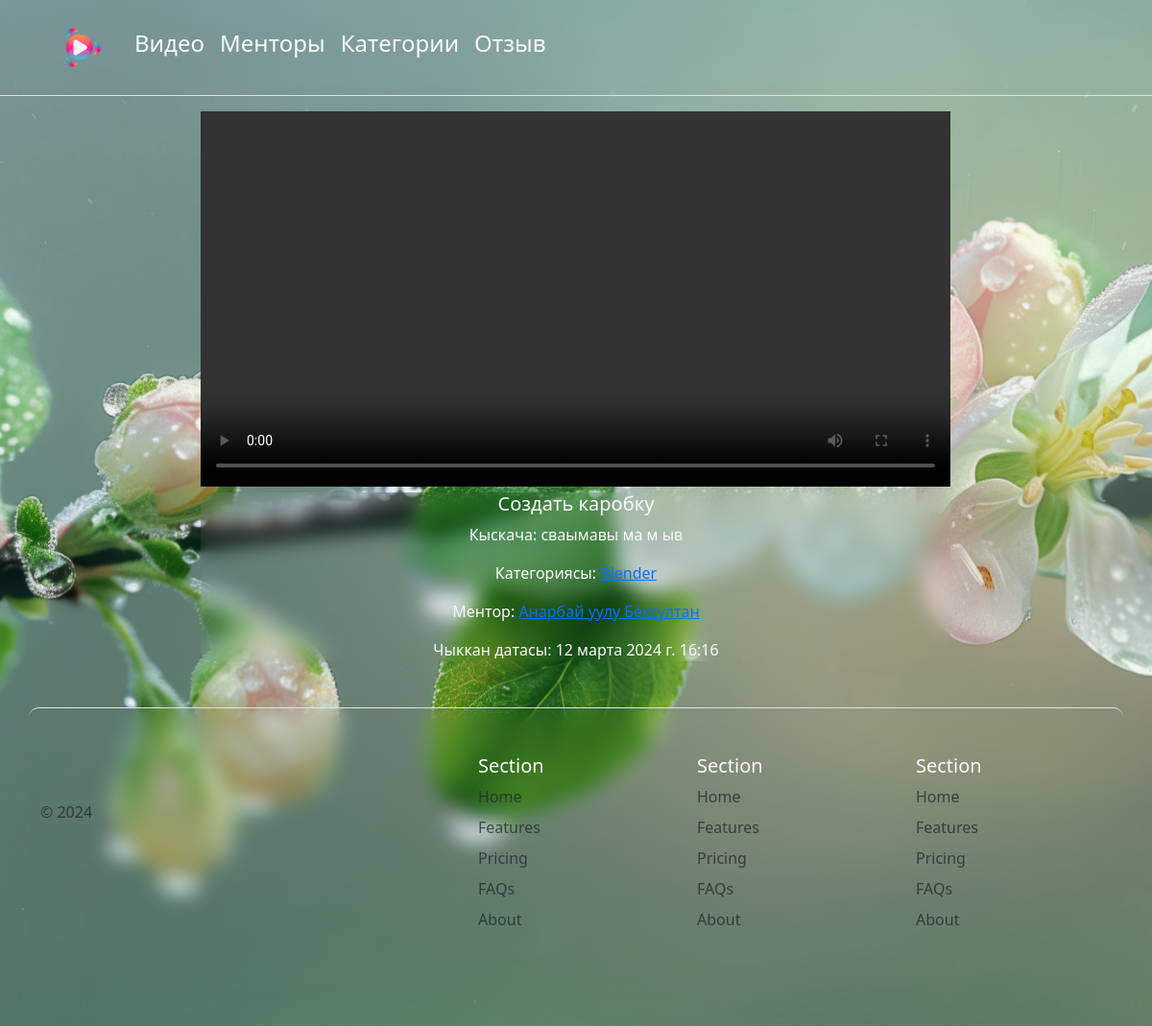
Before: /old/videos/3 with the older database file.
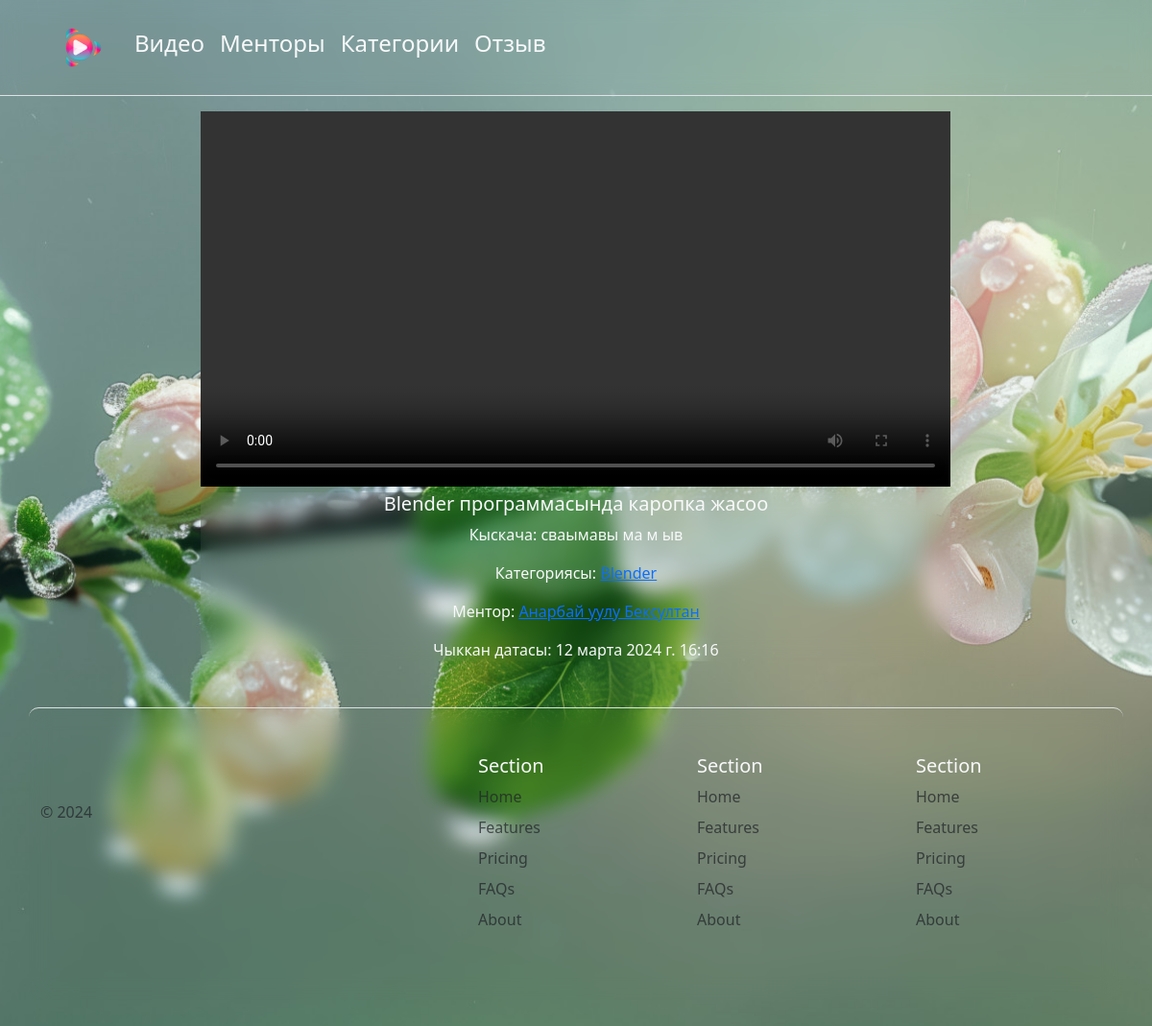
After: the same page with the newer database file.
### app/models.py (models this page shows, shortened)
class Video(models.Model):
    type = models.ForeignKey("Type", on_delete=models.CASCADE)
    title = models.CharField(max_length=255)
    description = models.TextField()
    file = models.FileField(upload_to='./video/')
    user = models.ForeignKey('User', on_delete=models.CASCADE)
    img = models.ImageField(default=1)
    date = models.DateTimeField(auto_now_add=True)

class Type(models.Model):
    img = models.ImageField(default=1)
    name = models.CharField(max_length=255)
    def __str__(self):
        return str(self.name)

class User(models.Model):
    img = models.ImageField(default=1)
    username = models.CharField(max_length=255)
    role = models.CharField(max_length=255)
    def __str__(self):
        return str(self.username)

### app/views.py (the view)
# urls.py: path('videos/<int:pk>', VideoDetailView.as_view(), name='video-detail'),
class VideoDetailView(DetailView):
    model = Video
    template_name = 'app/video/detail_videos.html'

### app/templates/app/video/detail_videos.html (shortened to what this page needs)
{% extends 'app/base.html' %}
{% block content %}
    {% include 'app/include/header.html' %}
    <center>
    <div class="container">
        <div class="" style="width: 70%;">
            <video class="card-img-top" width="100%" controls controlsList="nodownload">
                <source src="{{ video.file.url }}" type="video/mp4">
                <source src="{{ video.file.url }}" type="video/ogg">
            </video>
            <div class="text-light" style="backdrop-filter: blur(10px); border-radius: 10px">
                <h5 class="">{{ video.title }}</h5>
                <p class="">Кыскача: {{ video.description}}</p>
                <p class="">Категориясы: <a href="{% url 'category-detail' video.type.id%}">{{ video.type}}</a></p>
                <p class="">Ментор: <a href="{% url 'mentor-detail' video.user.id %}">{{ video.user}}</a></p>
                <p class="">Чыккан датасы: {{ video.date}}</p>
            </div>
        </div>
    </div>
</center>
    {% include 'app/include/footer.html' %}
{% endblock %}

Changed rows visible on the page:
changed Video "сваымавы ма м ыв": title "Создать каробку" → "Blender программасында каропка жасоо"
